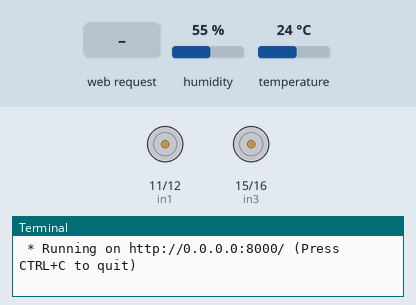
The program below on a simulated Raspberry Pi (header pin numbers). On the bench: motor-driver pin pairs drawn as motors (green arrow = first pin HIGH = forward, orange = second pin HIGH = backward, longer = more drive), the last lines printed to the terminal. The inputs (shaded band) are chosen by the test bench; at power-on: humidity 55 %, temperature 24 °C. The clock reads 2024-03-15 10:24:30 at power-on unless the program sets it; the camera gives no picture and a still takes 0.5 s.

Above: at 1.2 s.
1.3 s: HTTP request for / received with the fields k=w
At 3.0 s:
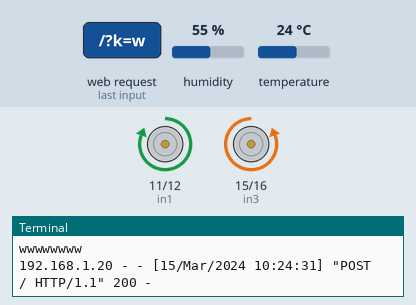
3.3 s: HTTP request for / received with the fields k=s
At 4.5 s:
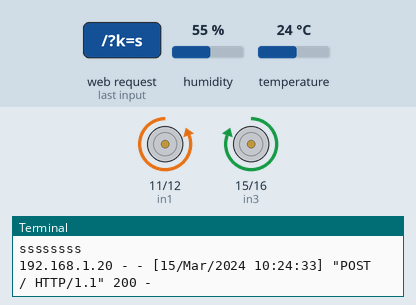
5.3 s: HTTP request for / received with the fields k=d
At 7.3 s:
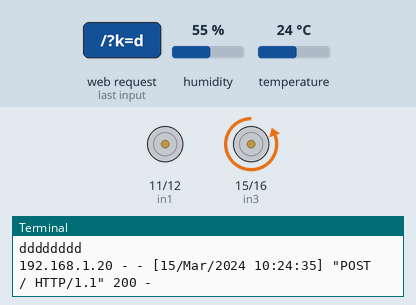
Timing chart, 0 to 8.8 s (numbered marks = the images above; inputs shaded):
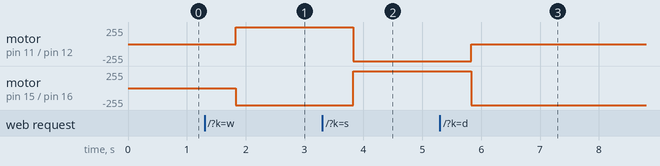

Measured:
- after the input at 1.3 s, motor on pin 11 (in1) / pin 12 (in2): stopped → forward 255/255 after 0.53 s; motor on pin 15 (in3) / pin 16 (in4): stopped → backward 255/255 after 0.53 s
- after the input at 3.3 s, motor on pin 11 (in1) / pin 12 (in2): forward 255/255 → backward 255/255 after 0.53 s; motor on pin 15 (in3) / pin 16 (in4): backward 255/255 → forward 255/255 after 0.53 s
- after the input at 5.3 s, motor on pin 11 (in1) / pin 12 (in2): backward 255/255 → stopped after 0.53 s; motor on pin 15 (in3) / pin 16 (in4): forward 255/255 → backward 255/255 after 0.53 s

The program:

app.py
```python
#!/usr/bin/env python
# -*- coding: utf-8 -*-
#
#   appCam.py
#   based on tutorial ==> https://blog.miguelgrinberg.com/post/video-streaming-with-flask
#   PiCam Local Web Server with Flask


# Raspberry Pi camera module (requires picamera package)
from flask import Flask, render_template, Response,request

from camera_pi import Camera
import RPi.GPIO as gpio
import Adafruit_DHT
import time

app = Flask(__name__)


in1=11
in2=12
in3=15
in4=16
gpio.setmode(gpio.BOARD)
gpio.setwarnings(False)
gpio.setup(in1,gpio.OUT)
gpio.setup(in2,gpio.OUT)
gpio.setup(in3,gpio.OUT)
gpio.setup(in4,gpio.OUT)

gpio.output(in1,gpio.LOW)
gpio.output(in2,gpio.LOW)
gpio.output(in3,gpio.LOW)
gpio.output(in4,gpio.LOW)
def zuo():
    gpio.output(in1,gpio.HIGH)
    gpio.output(in2,gpio.LOW)
    gpio.output(in3,gpio.LOW)
    gpio.output(in4,gpio.LOW)
def you():
    gpio.output(in1,gpio.LOW)
    gpio.output(in2,gpio.LOW)
    gpio.output(in3,gpio.LOW)
    gpio.output(in4,gpio.HIGH)
def qian():
    gpio.output(in1,gpio.HIGH)
    gpio.output(in2,gpio.LOW)
    gpio.output(in3,gpio.LOW)
    gpio.output(in4,gpio.HIGH)
def hou():
    gpio.output(in1,gpio.LOW)
    gpio.output(in2,gpio.HIGH)
    gpio.output(in3,gpio.HIGH)
    gpio.output(in4,gpio.LOW)
def stop():
    gpio.output(in1,False)
    gpio.output(in2,False)
    gpio.output(in3,False)
    gpio.output(in4,False)

# get data from DHT sensor
def getDHTdata():
    DHT22Sensor = Adafruit_DHT.DHT11
    gpio = 4
    hum, temp = Adafruit_DHT.read_retry(DHT22Sensor, gpio)

    if hum is not None and temp is not None:
        hum = round(hum)
        temp = round(temp)
    return temp, hum


@app.route("/",methods=['GET','POST'])
def index():
    timeNow = time.strftime("%Y-%m-%d %H:%M:%S", time.localtime())
    temp, hum = getDHTdata()

    templateData = {
      'time': timeNow,
      'temp': temp,
      'hum' : hum
    }


    a = request.form.get('k')
    if a=='w':
        print ('wwwwwwww')
        qian()
    if a=='s':
        print('ssssssss')
        hou()
    if a=='d':
        print('dddddddd')
        you()
    if a=='a':
        print('aaaaaaaa')
        zuo()
    if a=='x':
        stop()
        print('ttttttttt')
    return render_template('index.html', **templateData)


def gen(camera):
    """Video streaming generator function."""
    while True:
        frame = camera.get_frame()
        yield (b'--frame\r\n'
               b'Content-Type: image/jpeg\r\n\r\n' + frame + b'\r\n')


@app.route('/video_feed')
def video_feed():
    """Video streaming route. Put this in the src attribute of an img tag."""
    return Response(gen(Camera()),
                    mimetype='multipart/x-mixed-replace; boundary=frame')


if __name__ == '__main__':
    app.run(host='0.0.0.0', port =8000,  threaded=True)
```

camera_pi.py
```python
#!/usr/bin/env python
# -*- coding: utf-8 -*-
#
#  camera_pi.py
#
#
#
import time
import io
import threading
import picamera


class Camera(object):
    thread = None  # background thread that reads frames from camera
    frame = None  # current frame is stored here by background thread
    last_access = 0  # time of last client access to the camera

    def initialize(self):
        if Camera.thread is None:
            # start background frame thread
            Camera.thread = threading.Thread(target=self._thread)
            Camera.thread.start()

            # wait until frames start to be available
            while self.frame is None:
                time.sleep(0)

    def get_frame(self):
        Camera.last_access = time.time()
        self.initialize()
        return self.frame

    @classmethod
    def _thread(cls):
        with picamera.PiCamera() as camera:
            # camera setup
            camera.resolution = (640, 480)
            camera.hflip = True
            camera.vflip = True

            # let camera warm up
            camera.start_preview()
            time.sleep(2)

            stream = io.BytesIO()
            for foo in camera.capture_continuous(stream, 'jpeg',use_video_port=True):
                # store frame
                stream.seek(0)
                cls.frame = stream.read()

                # reset stream for next frame
                stream.seek(0)
                stream.truncate()

                # if there hasn't been any clients asking for frames in
                # the last 10 seconds stop the thread
                if time.time() - cls.last_access > 10:
                    break
        cls.thread = None
```
